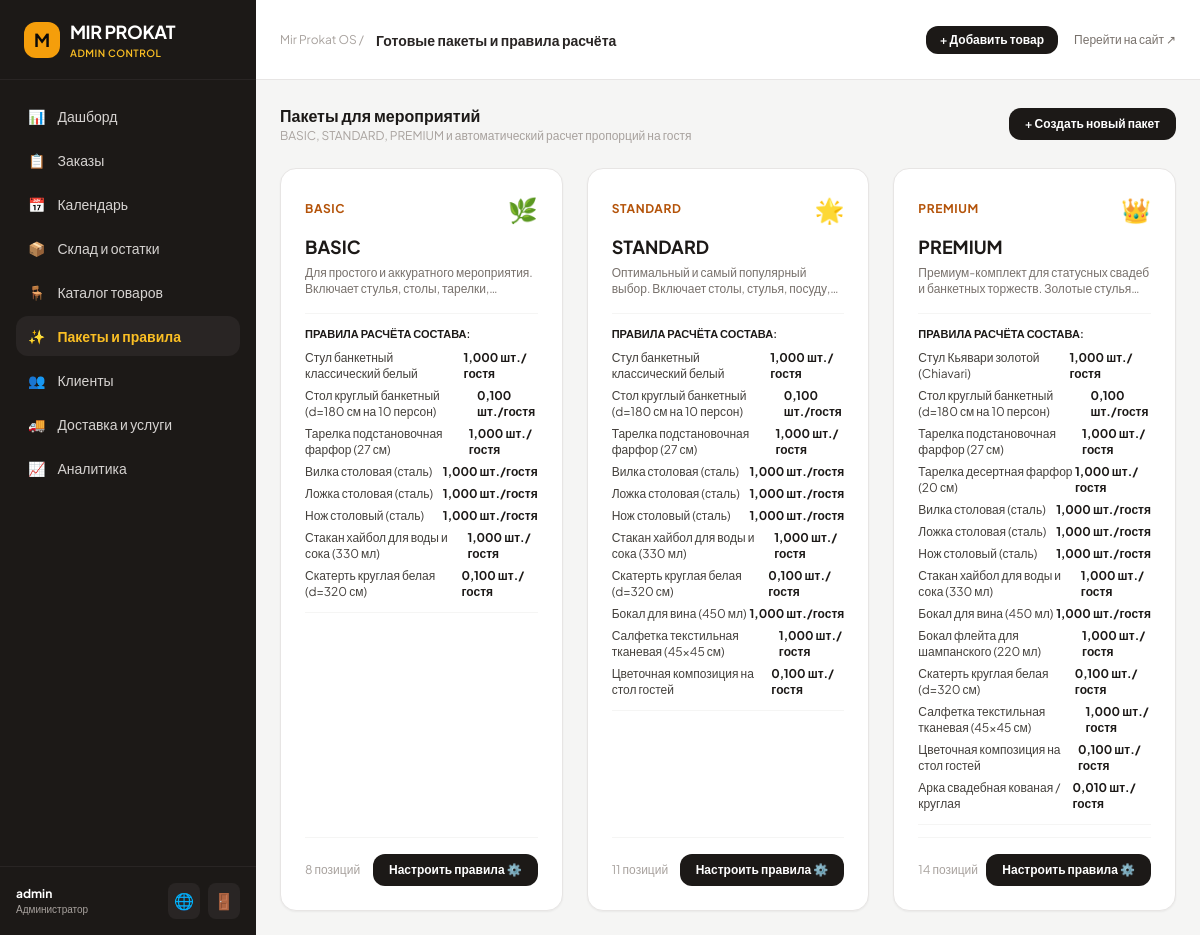
The app's page /admin-panel/packages/ (signed in) with its own data.
### apps/catalog/models.py (models this page shows, shortened)
class Package(models.Model):
    TIER_BASIC = 'basic'
    TIER_STANDARD = 'standard'
    TIER_PREMIUM = 'premium'
    TIER_CHOICES = [
        (TIER_BASIC, 'BASIC'),
        (TIER_STANDARD, 'STANDARD'),
        (TIER_PREMIUM, 'PREMIUM'),
    ]
    name = models.CharField(_('Название'), max_length=100)
    slug = models.SlugField(_('URL'), unique=True)
    tier = models.CharField(_('Уровень'), max_length=20, choices=TIER_CHOICES, default=TIER_BASIC)
    description = models.TextField(_('Описание'), blank=True)
    image = models.ImageField(_('Фото'), upload_to='packages/', blank=True, null=True)
    base_price_override = models.DecimalField(
        _('Фиксированная цена (если задана, используется вместо расчётной)'),
        max_digits=12, decimal_places=2, null=True, blank=True
    )
    price_per_guest = models.DecimalField(
        _('Цена за гостя (если 0 — рассчитывается из товаров)'),
        max_digits=10, decimal_places=2, default=0
    )
    is_active = models.BooleanField(_('Активен'), default=True)
    is_featured = models.BooleanField(_('Рекомендуемый'), default=False)
    order = models.PositiveIntegerField(_('Порядок отображения'), default=0)
    created_at = models.DateTimeField(auto_now_add=True)
    class Meta:
        verbose_name = _('Пакет')
        verbose_name_plural = _('Пакеты')
        ordering = ['order', 'tier']

class PackageItem(models.Model):
    package = models.ForeignKey(
        Package, on_delete=models.CASCADE,
        related_name='items', verbose_name=_('Пакет')
    )
    product = models.ForeignKey(
        Product, on_delete=models.CASCADE,
        related_name='package_items', verbose_name=_('Товар')
    )
    quantity_per_guest = models.DecimalField(
        _('Количество на гостя'),
        max_digits=6, decimal_places=3, default=1.0,
        help_text='0.1 = 1 стол на 10 гостей; 1 = 1 стул на гостя; 2 = 2 бокала на гостя'
    )
    min_quantity = models.PositiveIntegerField(_('Минимальное количество'), default=1)
    order = models.PositiveIntegerField(_('Порядок'), default=0)
    class Meta:
        verbose_name = _('Товар в пакете')
        verbose_name_plural = _('Товары в пакете')
        ordering = ['order']
        unique_together = ['package', 'product']

class Product(models.Model):
    category = models.ForeignKey(
        Category, on_delete=models.CASCADE,
        related_name='products', verbose_name=_('Категория')
    )
    name = models.CharField(_('Название'), max_length=200)
    slug = models.SlugField(_('URL'), unique=True)
    description = models.TextField(_('Описание'), blank=True)
    image = models.ImageField(_('Фото'), upload_to='products/', blank=True, null=True)
    total_quantity = models.PositiveIntegerField(_('Всего на складе'), default=0)
    in_repair = models.PositiveIntegerField(_('На ремонте'), default=0)
    min_stock = models.PositiveIntegerField(_('Минимальный остаток'), default=5)
    rental_price = models.DecimalField(_('Цена аренды (₸)'), max_digits=10, decimal_places=2, default=0)
    deposit = models.DecimalField(_('Залог (₸)'), max_digits=10, decimal_places=2, default=0)
    guests_per_unit = models.PositiveIntegerField(
        _('Гостей на единицу'),
        default=1,
        help_text='Например: 10 — значит 1 единица на 10 гостей (для столов). 1 — одна единица на гостя.'
    )
    is_active = models.BooleanField(_('Активен'), default=True)
    created_at = models.DateTimeField(auto_now_add=True)
    updated_at = models.DateTimeField(auto_now=True)
    class Meta:
        verbose_name = _('Товар')
        verbose_name_plural = _('Товары')
        ordering = ['category', 'name']

### apps/admin_panel/views.py (the view)
# urls.py: path('packages/', views.packages_list_view, name='packages_list'),
@login_required(login_url='/admin-panel/login/')
@user_passes_test(is_staff_check, login_url='/admin-panel/login/')
def packages_list_view(request):
    packages = Package.objects.all().prefetch_related('items__product')
    return render(request, 'admin_panel/packages_list.html', {'packages': packages})

### apps/admin_panel/views.py (called while the page is built)
def is_staff_check(user):
    return user.is_authenticated and (user.is_staff or user.is_superuser)

### apps/catalog/context_processors.py (called while the page is built)
def categories_processor(request):
    return {
        'all_categories': Category.objects.filter(is_active=True).order_by('order', 'name')
    }

### templates/admin_panel/packages_list.html
{% extends 'admin_panel/base.html' %}
{% block page_title %}Готовые пакеты и правила расчёта{% endblock %}
{% block admin_content %}
<div class="space-y-6">
    <div class="flex items-center justify-between">
        <div>
            <h3 class="font-bold text-stone-900 text-base">Пакеты для мероприятий</h3>
            <p class="text-xs text-stone-400">BASIC, STANDARD, PREMIUM и автоматический расчет пропорций на гостя</p>
        </div>
        <a href="{% url 'admin_panel:package_create' %}" class="px-4 py-2 rounded-xl bg-stone-900 text-white text-xs font-semibold hover:bg-stone-800 transition">
            + Создать новый пакет
        </a>
    </div>
    <div class="grid grid-cols-1 md:grid-cols-3 gap-6">
        {% for pkg in packages %}
        <div class="bg-white p-6 rounded-2xl border border-stone-200 shadow-sm flex flex-col justify-between">
            <div>
                <div class="flex items-center justify-between mb-2">
                    <span class="text-xs uppercase font-bold text-amber-700 tracking-wider">{{ pkg.get_tier_display }}</span>
                    <span class="text-2xl">
                        {% if pkg.tier == 'basic' %}🌿{% elif pkg.tier == 'standard' %}🌟{% else %}👑{% endif %}
                    </span>
                </div>
                <h3 class="font-bold text-lg text-stone-900 mb-1">{{ pkg.name }}</h3>
                <p class="text-xs text-stone-500 mb-4 line-clamp-2">{{ pkg.description }}</p>
                <div class="border-t border-b border-stone-100 py-3 my-3 space-y-1.5 text-xs text-stone-700">
                    <div class="font-semibold text-stone-900 text-[11px] mb-2 uppercase">Правила расчёта состава:</div>
                    {% for itm in pkg.items.all %}
                    <div class="flex justify-between">
                        <span>{{ itm.product.name }}</span>
                        <span class="font-bold text-stone-900">{{ itm.quantity_per_guest }} шт./гостя</span>
                    </div>
                    {% empty %}
                    <div class="text-stone-400 italic">Состав пока не настроен</div>
                    {% endfor %}
                </div>
            </div>
            <div class="pt-4 border-t border-stone-100 flex items-center justify-between">
                <span class="text-xs text-stone-400">{{ pkg.items.count }} позиций</span>
                <a href="{% url 'admin_panel:package_edit' pkg.id %}" class="px-4 py-2 rounded-xl bg-stone-900 hover:bg-stone-800 text-white text-xs font-semibold">
                    Настроить правила ⚙️
                </a>
            </div>
        </div>
        {% endfor %}
    </div>
</div>
{% endblock %}

### templates/admin_panel/base.html (shortened to what this page needs)
<!DOCTYPE html>
<html lang="ru">
<head>
    <script src="https://cdn.tailwindcss.com"></script>
</head>
<body class="bg-stone-100 text-stone-800 antialiased min-h-screen flex flex-col md:flex-row">
    <aside class="w-full md:w-64 bg-stone-900 text-stone-300 flex-shrink-0 flex flex-col justify-between min-h-screen">
        <div>
            <div class="h-20 flex items-center px-6 border-b border-stone-800">
                <a href="{% url 'admin_panel:dashboard' %}" class="flex items-center space-x-2.5">
                    <div class="w-9 h-9 rounded-xl bg-amber-500 text-stone-950 flex items-center justify-center font-bold text-lg">
                        M
                    </div>
                    <div>
                        <span class="font-bold text-lg text-white tracking-tight">MIR PROKAT</span>
                        <span class="block text-[10px] tracking-wider uppercase font-semibold text-amber-400">Admin Control</span>
                    </div>
                </a>
            </div>
            <nav class="p-4 space-y-1 text-sm font-medium">
                <a href="{% url 'admin_panel:dashboard' %}" class="flex items-center gap-3 px-3 py-2.5 rounded-xl transition {% if request.resolver_match.url_name == 'dashboard' %}bg-stone-800 text-amber-400 font-bold{% else %}hover:bg-stone-800/60 hover:text-white{% endif %}">
                    <span>📊</span> Дашборд
                </a>
                <a href="{% url 'admin_panel:orders_list' %}" class="flex items-center gap-3 px-3 py-2.5 rounded-xl transition {% if 'order' in request.resolver_match.url_name %}bg-stone-800 text-amber-400 font-bold{% else %}hover:bg-stone-800/60 hover:text-white{% endif %}">
                    <span>📋</span> Заказы
                </a>
                <a href="{% url 'admin_panel:calendar' %}" class="flex items-center gap-3 px-3 py-2.5 rounded-xl transition {% if request.resolver_match.url_name == 'calendar' %}bg-stone-800 text-amber-400 font-bold{% else %}hover:bg-stone-800/60 hover:text-white{% endif %}">
                    <span>📅</span> Календарь
                </a>
                <a href="{% url 'admin_panel:warehouse' %}" class="flex items-center gap-3 px-3 py-2.5 rounded-xl transition {% if request.resolver_match.url_name == 'warehouse' %}bg-stone-800 text-amber-400 font-bold{% else %}hover:bg-stone-800/60 hover:text-white{% endif %}">
                    <span>📦</span> Склад и остатки
                </a>
                <a href="{% url 'admin_panel:products_list' %}" class="flex items-center gap-3 px-3 py-2.5 rounded-xl transition {% if 'product' in request.resolver_match.url_name %}bg-stone-800 text-amber-400 font-bold{% else %}hover:bg-stone-800/60 hover:text-white{% endif %}">
                    <span>🪑</span> Каталог товаров
                </a>
                <a href="{% url 'admin_panel:packages_list' %}" class="flex items-center gap-3 px-3 py-2.5 rounded-xl transition {% if 'package' in request.resolver_match.url_name %}bg-stone-800 text-amber-400 font-bold{% else %}hover:bg-stone-800/60 hover:text-white{% endif %}">
                    <span>✨</span> Пакеты и правила
                </a>
                <a href="{% url 'admin_panel:clients_list' %}" class="flex items-center gap-3 px-3 py-2.5 rounded-xl transition {% if 'client' in request.resolver_match.url_name %}bg-stone-800 text-amber-400 font-bold{% else %}hover:bg-stone-800/60 hover:text-white{% endif %}">
                    <span>👥</span> Клиенты
                </a>
                <a href="{% url 'admin_panel:services' %}" class="flex items-center gap-3 px-3 py-2.5 rounded-xl transition {% if request.resolver_match.url_name == 'services' %}bg-stone-800 text-amber-400 font-bold{% else %}hover:bg-stone-800/60 hover:text-white{% endif %}">
                    <span>🚚</span> Доставка и услуги
                </a>
                <a href="{% url 'admin_panel:analytics' %}" class="flex items-center gap-3 px-3 py-2.5 rounded-xl transition {% if request.resolver_match.url_name == 'analytics' %}bg-stone-800 text-amber-400 font-bold{% else %}hover:bg-stone-800/60 hover:text-white{% endif %}">
                    <span>📈</span> Аналитика
                </a>
            </nav>
        </div>
        <div class="p-4 border-t border-stone-800">
            <div class="flex items-center justify-between">
                <div>
                    <div class="text-xs font-bold text-white">{{ request.user.username }}</div>
                    <div class="text-[10px] text-stone-400">Администратор</div>
                </div>
                <div class="flex gap-2">
                    <a href="{% url 'catalog:home' %}" target="_blank" class="p-1.5 rounded-lg bg-stone-800 text-stone-300 hover:text-white" title="Открыть сайт">
                        🌐
                    </a>
                    <a href="{% url 'admin_panel:logout' %}" class="p-1.5 rounded-lg bg-stone-800 text-rose-400 hover:text-rose-300" title="Выйти">
                        🚪
                    </a>
                </div>
            </div>
        </div>
    </aside>
    <main class="flex-grow flex flex-col min-h-screen overflow-x-hidden">
        <header class="h-20 bg-white border-b border-stone-200 px-6 flex items-center justify-between">
            <div class="flex items-center gap-3">
                <span class="text-xs text-stone-400">Mir Prokat OS /</span>
                <h2 class="font-bold text-stone-800 text-sm">{% block page_title %}Управление прокатом{% endblock %}</h2>
            </div>
            <div class="flex items-center gap-4">
                <a href="{% url 'admin_panel:product_create' %}" class="px-3.5 py-1.5 rounded-xl bg-stone-900 text-white text-xs font-semibold hover:bg-stone-800 transition">
                    + Добавить товар
                </a>
                <a href="{% url 'catalog:home' %}" target="_blank" class="text-xs text-stone-500 hover:text-stone-800">
                    Перейти на сайт ↗
                </a>
            </div>
        </header>
        <div class="p-6 flex-grow">
            {% block admin_content %}{% endblock %}
        </div>
    </main>
</body>
</html>

### templates/admin_panel/base.html (style rules this page uses)
body { font-family: 'Plus Jakarta Sans', sans-serif; }

### records on screen
Package: tier "BASIC", name "BASIC", description "Для простого и аккуратного мероприятия. Включает стулья, столы,…", items.count "8"
PackageItem: product.name "Стул банкетный классический белый", quantity_per_guest "1,000"
PackageItem: product.name "Стол круглый банкетный (d=180 см на 10 персон)", quantity_per_guest "0,100"
PackageItem: product.name "Тарелка подстановочная фарфор (27 см)", quantity_per_guest "1,000"
PackageItem: product.name "Вилка столовая (сталь)", quantity_per_guest "1,000"
PackageItem: product.name "Ложка столовая (сталь)", quantity_per_guest "1,000"
PackageItem: product.name "Нож столовый (сталь)", quantity_per_guest "1,000"
PackageItem: product.name "Стакан хайбол для воды и сока (330 мл)", quantity_per_guest "1,000"
PackageItem: product.name "Скатерть круглая белая (d=320 см)", quantity_per_guest "0,100"
Package: tier "STANDARD", name "STANDARD", description "Оптимальный и самый популярный выбор. Включает столы, стулья,…", items.count "11"
PackageItem: product.name "Стул банкетный классический белый", quantity_per_guest "1,000"
PackageItem: product.name "Стол круглый банкетный (d=180 см на 10 персон)", quantity_per_guest "0,100"
PackageItem: product.name "Тарелка подстановочная фарфор (27 см)", quantity_per_guest "1,000"
PackageItem: product.name "Вилка столовая (сталь)", quantity_per_guest "1,000"
PackageItem: product.name "Ложка столовая (сталь)", quantity_per_guest "1,000"
PackageItem: product.name "Нож столовый (сталь)", quantity_per_guest "1,000"
PackageItem: product.name "Стакан хайбол для воды и сока (330 мл)", quantity_per_guest "1,000"
PackageItem: product.name "Скатерть круглая белая (d=320 см)", quantity_per_guest "0,100"
PackageItem: product.name "Бокал для вина (450 мл)", quantity_per_guest "1,000"
PackageItem: product.name "Салфетка текстильная тканевая (45×45 см)", quantity_per_guest "1,000"
PackageItem: product.name "Цветочная композиция на стол гостей", quantity_per_guest "0,100"
Package: tier "PREMIUM", name "PREMIUM", description "Премиум-комплект для статусных свадеб и банкетных торжеств. Золотые…", items.count "14"
PackageItem: product.name "Стул Кьявари золотой (Chiavari)", quantity_per_guest "1,000"
PackageItem: product.name "Стол круглый банкетный (d=180 см на 10 персон)", quantity_per_guest "0,100"
PackageItem: product.name "Тарелка подстановочная фарфор (27 см)", quantity_per_guest "1,000"
PackageItem: product.name "Тарелка десертная фарфор (20 см)", quantity_per_guest "1,000"
PackageItem: product.name "Вилка столовая (сталь)", quantity_per_guest "1,000"
PackageItem: product.name "Ложка столовая (сталь)", quantity_per_guest "1,000"
PackageItem: product.name "Нож столовый (сталь)", quantity_per_guest "1,000"
PackageItem: product.name "Стакан хайбол для воды и сока (330 мл)", quantity_per_guest "1,000"
PackageItem: product.name "Бокал для вина (450 мл)", quantity_per_guest "1,000"
PackageItem: product.name "Бокал флейта для шампанского (220 мл)", quantity_per_guest "1,000"
PackageItem: product.name "Скатерть круглая белая (d=320 см)", quantity_per_guest "0,100"
PackageItem: product.name "Салфетка текстильная тканевая (45×45 см)", quantity_per_guest "1,000"
PackageItem: product.name "Цветочная композиция на стол гостей", quantity_per_guest "0,100"
PackageItem: product.name "Арка свадебная кованая / круглая", quantity_per_guest "0,010"

### other values on screen
{{ request.user.username }} "admin"
